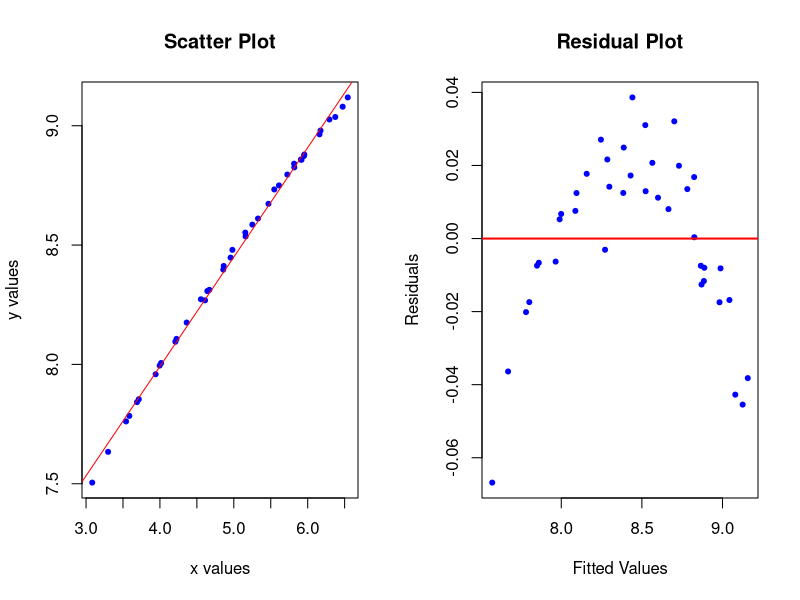

The R script that drew this image:
# Set sample size

sample_size = 40

# Generate normally distributed x values

x <- rnorm(n=sample_size,
           mean=5,
           sd=1
)

# Generate normally distributed errors

e <- rnorm(n=sample_size,
           mean=0,
           sd=0.01
)

# Specify alpha and beta

alpha = 4
beta = 2

# Generate y values using model Y = alpha + beta*x + e

y <- alpha + beta * (x ** 0.5) + e

# Create a data frame

data <- data.frame(x, y)

# Fit a linear model
model <- lm(y ~ x, data = data)

# Set up display for two plots

par(mfrow=c(1,2))

# plot with a line of best fit

plot(data,
     pch=20,
     col="blue",
     main="Scatter Plot",
     xlab="x values",
     ylab="y values")
abline(lm(y~x), col="red")

# Create a residual plot

plot(
  fitted(model), resid(model),
  main = "Residual Plot",
  xlab = "Fitted Values",
  ylab = "Residuals",
  pch = 20, col = "blue"
)
abline(h = 0, col = "red", lwd = 2)

print(data)

linear_model_residual_plot <- function(samplesize="random",
                                       alpha="random",
                                       beta="random",
                                       sigmas=TRUE,
                                       squares=FALSE,
                                       values=FALSE,
                                       Rsq=FALSE,
                                       r=FALSE,
                                       line=FALSE){
  if (!is.numeric(samplesize)){samplesize<-sample(c(8:20),size=1)}
  if (!is.numeric(alpha)){alpha<-runif(1,min=-2,max=2)}
  if (!is.numeric(beta)){beta<-runif(1,min=-2,max=2)}
  x <- rnorm(n=samplesize,
             mean=runif(1,min=0,max=100),
             sd=runif(1,min=1,max=10)
  )
  e <- rnorm(n=samplesize,
             mean=0,
             sd=runif(1,min=0.1,max=3)
  )
  y <- alpha + beta * (x ** 0.5) + e
  data <- data.frame(x, y)
  model <- lm(y ~ x, data = data)
  par(mfrow=c(1,2))
  plot(data,
       pch=20,
       col="blue",
       main="Scatter Plot",
       xlab="x values",
       ylab="y values")
  abline(lm(y~x), col="red")
  plot(
    fitted(model), resid(model),
    main = "Residual Plot",
    xlab = "Fitted Values",
    ylab = "Residuals",
    pch = 20, col = "blue"
  )
  abline(h = 0, col = "red", lwd = 2)
  print(data)
}
